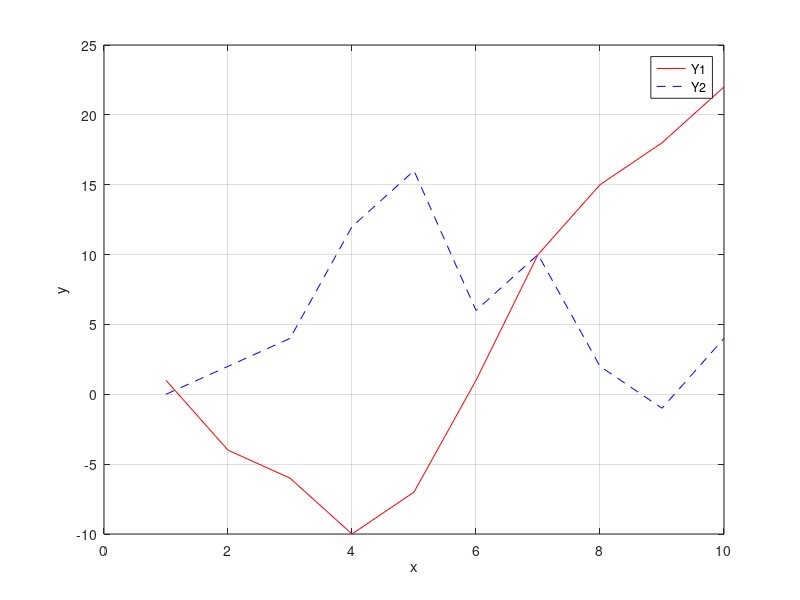

This chart was generated by the following MATLAB code:
X=1:10;
Y1=[1 -4 -6 -10 -7 1 10 15 18 22];
Y2=[0 2 4 12 16 6 10 2 -1 4];
plot(X,Y1,'r')
hold on
plot(X,Y2,'b--')
xlabel('x');
ylabel('y');
legend('Y1','Y2')
grid on